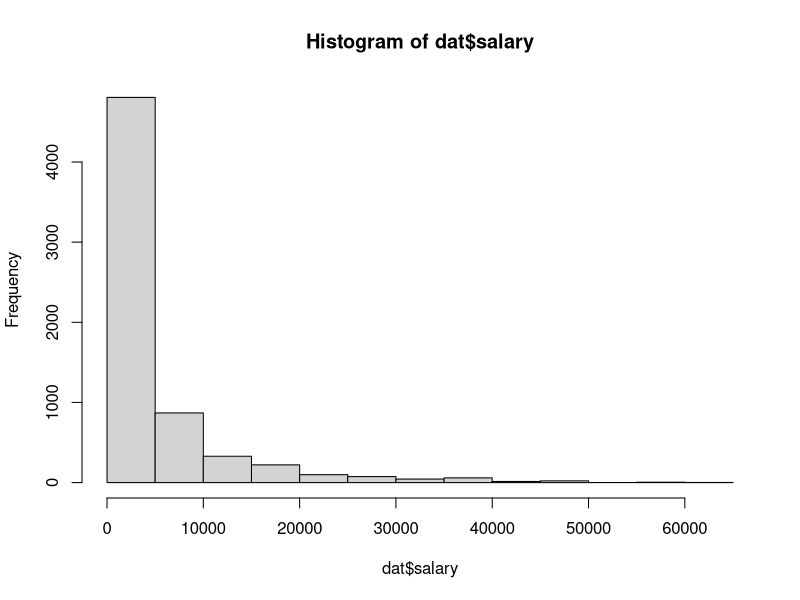
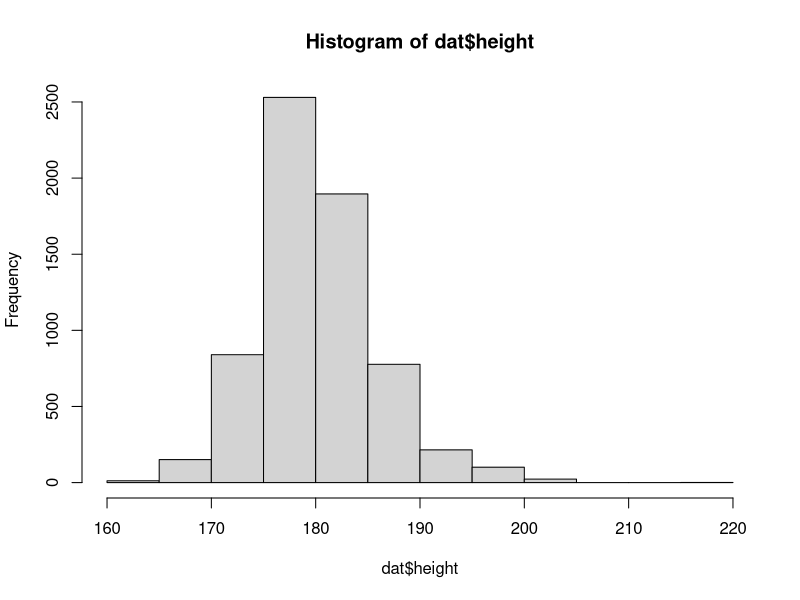
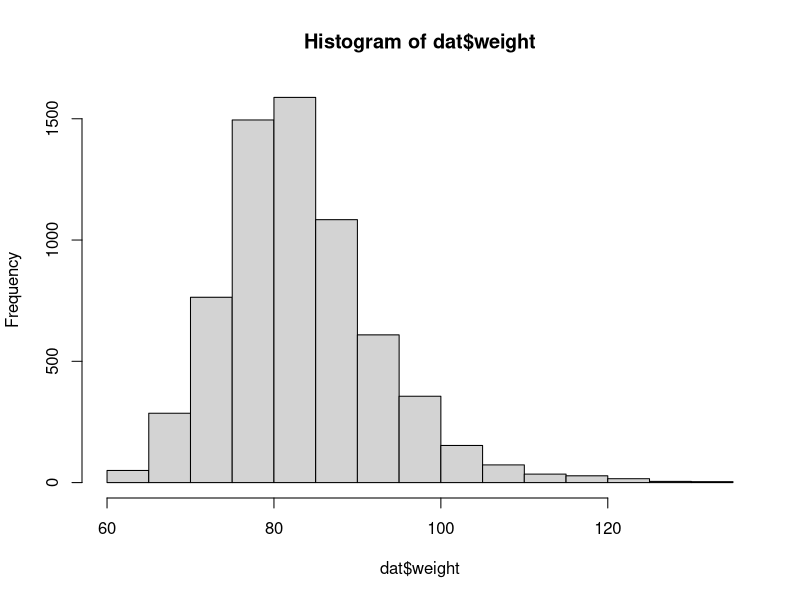
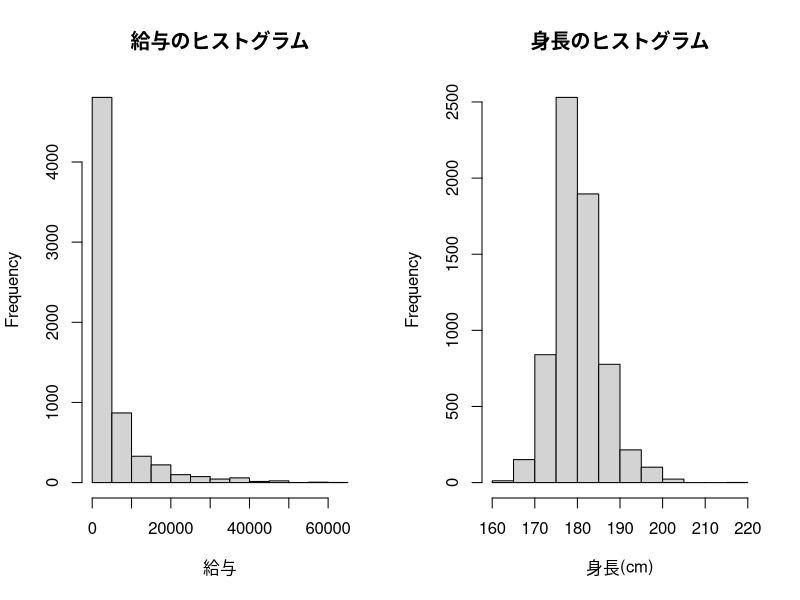
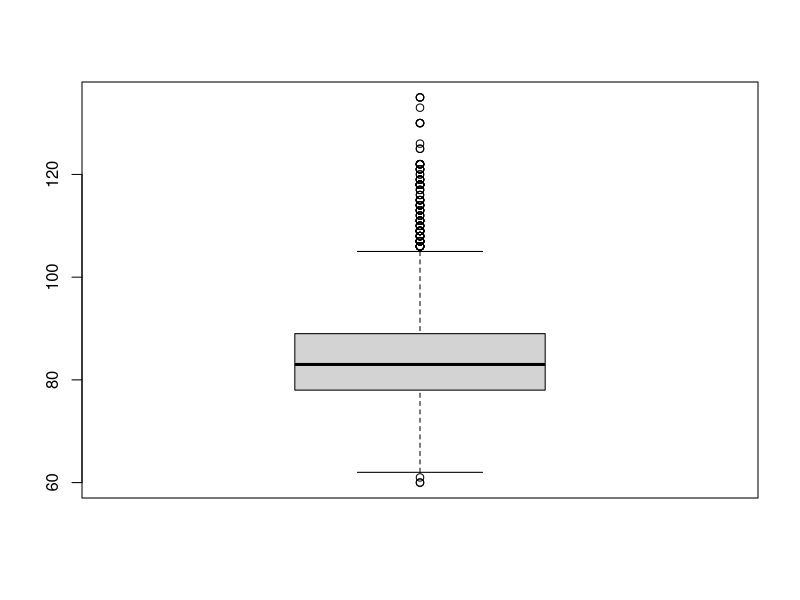

R code for these plots, in order:
rm(list = ls())
dat <- read.csv("BaseballDecade.csv", na.strings = "NA")

str(dat)
head(dat)
summary(dat)
quantile(dat$salary)
quantile(dat$salary, probs = c(0.3, 0.75))
hist(dat$salary)
hist(dat$height)

hist(dat$weight)
# 2×1のレイアウトを設定（2行1列）
par(mfrow = c(1, 2)) # 1行2列に変更すると横に並びます

# 1つ目のヒストグラム
hist(dat$salary, main = "給与のヒストグラム", xlab = "給与")

# 2つ目のヒストグラム
hist(dat$height, main = "身長のヒストグラム", xlab = "身長(cm)")

par(mfrow = c(1, 1))
boxplot(dat$weight)


library(tidyverse)
dat <- read_csv("BaseballDecade.csv", na = "NA")
dat.long <- dat %>%
  select(Year, Name, position) %>%
  rownames_to_column("ID") %>%
  pivot_longer(-ID) %>%
  print()

dat %>%
  select(Year, Name, position) %>%
  rownames_to_column("ID") %>%
  pivot_longer(-ID, names_to = "Variables", values_to = "Value")
